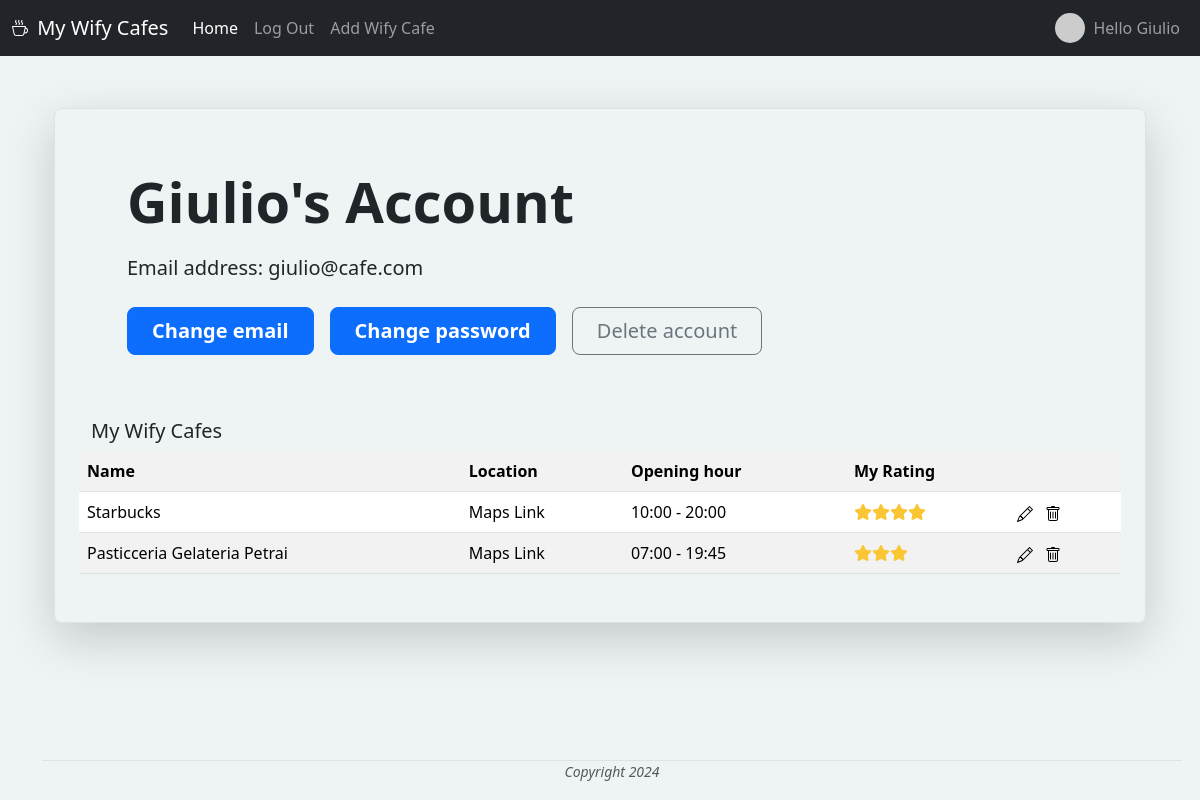
/account (signed in), run on the app's committed database.
### main.py (models this page shows)
class User(UserMixin, db.Model):
    __tablename__ = "users"
    id = db.Column(db.Integer, primary_key=True)
    name = db.Column(db.String(250), nullable=False)
    email = db.Column(db.String(250), unique=True, nullable=False)
    password = db.Column(db.String(250), nullable=False)
    cafes = relationship("MyCafe", back_populates="author")
    ratings = relationship("Rating", back_populates="author")

class MyCafe(db.Model):
    __tablename__ = "my_cafe"
    id = db.Column(db.Integer, primary_key=True)
    name = db.Column(db.String(250), unique=True, nullable=False)
    location = db.Column(db.String(250), nullable=False)
    opening = db.Column(db.Time, nullable=False)
    closing = db.Column(db.Time, nullable=False)
    img_url = db.Column(db.String(250), nullable=False)
    ratings = relationship("Rating", back_populates="cafe")
    author_id = db.Column(db.Integer, db.ForeignKey("users.id"))
    author = relationship("User", back_populates="cafes")

### main.py (the view)
@app.route('/account')
@login_required
def account():
    users_cafes = db.session.execute(db.select(MyCafe).where(MyCafe.author_id == current_user.id)).scalars().all()
    user_ratings = (db.session.query(Rating.cafe_id,
                                     func.avg(Rating.wifi).label('avg_wifi'),
                                     func.avg(Rating.coffee).label('avg_coffee'),
                                     func.avg(Rating.power).label('avg_power')
                                     ).filter(Rating.author_id == current_user.id)
                    .group_by(Rating.cafe_id)
                    .all())
    average_user_ratings = {rating[0]: mean([rating[1], rating[2], rating[3]]) for rating in user_ratings}
    return render_template("account.html", year=current_year, cafes=users_cafes,
                           ratings=average_user_ratings)

### main.py (called while the page is built)
@login_manager.user_loader
def load_user(user_id):
    return db.get_or_404(User, user_id)

### templates/account.html (shortened to what this page needs)
{% extends 'base.html' %}
{% block content %}
<div class="container my-5">
    <div class="row p-4 pb-0 pe-lg-0 pt-lg-5 align-items-center rounded-3 border shadow-lg">
      <div class="row">
        <div class="col-lg-9 p-3 p-lg-5 pt-lg-3">
          <h1 class="display-4 fw-bold lh-1">{{ current_user.name }}'s Account</h1>
          <p class="lead my-4">Email address: {{ current_user.email }}</p>
          <div class="d-grid gap-2 d-md-flex justify-content-md-start mb-4 mb-lg-3">
            <button type="button" class="btn btn-primary btn-lg px-4 me-md-2 fw-bold" data-bs-toggle="modal" data-bs-target="#changeEmail" data-bs-whatever="{{ current_user.email }}">Change email</button>
            <button type="button" class="btn btn-primary btn-lg px-4 me-md-2 fw-bold" data-bs-toggle="modal" data-bs-target="#changePassword">Change password</button>
            <button type="button" class="btn btn-outline-secondary btn-lg px-4" data-bs-toggle="modal" data-bs-target="#deleteAccount">Delete account</button>
          </div>
        </div>
      </div>
      <div class="row">
        <h5>My Wify Cafes</h5>
      </div>
      <div class="row">
        <table class="table table-striped table-hover mb-5">
          <tr>
              <th>Name</th>
              <th>Location</th>
              <th>Opening hour</th>
              <th colspan="2">My Rating</th>
          </tr>
          {% for cafe in cafes %}
          <tr style="cursor:pointer" onclick="location.href='{{ url_for('show_cafe', cafe_id=cafe.id) }}'">
            <td>{{ cafe.name }}</td>
            <td onclick="window.open('{{ cafe.location }}','_blank')">Maps Link</td>
            <td>{{ cafe.opening.strftime('%H:%M') }} - {{ cafe.closing.strftime('%H:%M') }}</td>
            <td class="rating-cell" data-rating="{{ ratings[cafe.id] }}">{{ ratings }}</td>
            <td>
              <a class="px-2" href="{{ url_for('edit_cafe', cafe_id=cafe.id) }}" style="text-decoration:none">
              </a>
              <a class="col" href="{{ url_for('delete_cafe', cafe_id=cafe.id) }}">
              </a>
            </td>
          </tr>
          {% endfor %}
  	  </table>
      </div>
    </div>
  </div>
{% endblock %}

### templates/base.html (shortened to what this page needs)
<!DOCTYPE html>
<html lang="en" xmlns="http://www.w3.org/1999/html">
  <head>
    <link href="https://cdn.jsdelivr.net/npm/bootstrap@5.3.3/dist/css/bootstrap.min.css" rel="stylesheet">
    <link rel="stylesheet" href="{{ url_for('static', filename='css/styles.css') }}"/>
    <link rel="stylesheet" href="https://cdnjs.cloudflare.com/ajax/libs/font-awesome/6.0.0/css/all.min.css">
  </head>
  <body>
    <div class="container" style="position:relative;min-height:100vh">
      <nav class="navbar navbar-expand-md navbar-dark fixed-top bg-dark">
        <div class="container-fluid">
          <a class="navbar-brand" href="{{ url_for('landing') }}">
             My Wify Cafes
          </a>
          <div class="collapse navbar-collapse" id="navbarCollapse">
            <ul class="navbar-nav me-auto mb-2 mb-md-0">
              <li class="nav-item">
                <a class="nav-link active" aria-current="page" href="{{ url_for('home') }}">Home</a>
              </li>
              {% if not current_user.is_authenticated %}
              <li class="nav-item">
                <a
                  class="nav-link"
                  href="{{ url_for('login') }}"
                  >Login</a
                >
              </li>
              <li class="nav-item">
                <a
                  class="nav-link"
                  href="{{ url_for('sign_up') }}"
                  >Sign up</a
                >
              </li>
              {% else %}
              <li class="nav-item">
                <a
                  class="nav-link"
                  href="{{ url_for('logout') }}"
                  >Log Out</a
                >
              </li>
              <li class="nav-item">
                <a class="nav-link" href="{{ url_for('add_cafe') }}">Add Wify Cafe</a>
              </li>
              {% endif %}
            </ul>
            {% if current_user.is_authenticated %}
            <div class="navbar-nav">
              <div class="d-flex align-items-center">
                <img class="rounded-circle" src="{{ current_user.email | gravatar }}"
                     style="max-height:30px;"/>
              </div>
              <a class="nav-link" href="{{ url_for('account') }}" tabindex="-1" >Hello {{ current_user.name }}</a>
            </div>
            {% endif %}
          </div>
        </div>
      </nav>
      <div class="container" style="padding-top:60px;padding-bottom:2.5rem;min-height:100vh">
    {% block content %}{% endblock %}
      </div>
      <footer class="border-top page-footer " style="position:absolute;bottom:0;width:100%;height:2.5rem">
        <div class="container px-4 px-lg-5">
          <div class="row gx-4 gx-lg-5 justify-content-center">
            <div class="col-md-10 col-lg-8 col-xl-7">
              <div class="small text-center text-muted fst-italic">Copyright {{ year }}</div>
            </div>
          </div>
        </div>
      </footer>
    </div>
  </body>
</html>

### static/css/styles.css (style rules this page uses)
body { background-color:#eef3f4; }

### data on the page
User: name "Giulio", email "giulio@cafe.com"
MyCafe: name "Starbucks", opening "10:00", closing "20:00"
MyCafe: name "Pasticceria Gelateria Petrai", opening "07:00", closing "19:45"

### other printed values
{{ year }} "2024"
